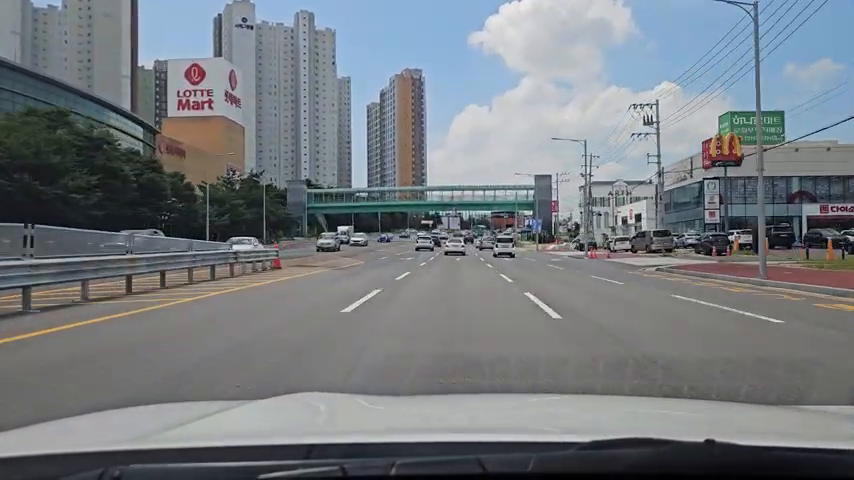
#> input picture frame 26 of 0720 Pitch/sample_38_short.mp4, 854 x 480 px
$ python create_phase2_video.py
#> lines starting #> are read from the running program, lines starting #| are printed output that depends on the picture; after the words box and inside, x2 and y2 are one past the last pixel; in counts of white or black regions, pixels touching at a corner belong together; pictures that were not available may be replaced by others from this repository, and a replacement may not be noted
import cv2
import numpy as np
import sys

orig_path = "../0720 Pitch/sample_38_short.mp4"
coc_path = "step1_coc_bokeh_85mm.mp4"
sam_path = "step2_cinematic_sam3.mp4"
out_path = "phase2_video_comparison.mp4"

cap1 = cv2.VideoCapture(orig_path)
cap2 = cv2.VideoCapture(coc_path)
cap3 = cv2.VideoCapture(sam_path)

fps = cap1.get(cv2.CAP_PROP_FPS)
w = int(cap1.get(cv2.CAP_PROP_FRAME_WIDTH))
h = int(cap1.get(cv2.CAP_PROP_FRAME_HEIGHT))
total = int(cap1.get(cv2.CAP_PROP_FRAME_COUNT))

fourcc = cv2.VideoWriter_fourcc(*'mp4v')
out = cv2.VideoWriter(out_path, fourcc, fps, (w * 3, h))

print(f"비교 영상 렌더링 시작... (총 {total} 프레임)")

font = cv2.FONT_HERSHEY_SIMPLEX
idx = 0
while True:
    ret1, f1 = cap1.read()
#> f1 is the input picture: shape (480, 854, 3); mean B, G, R 128.2, 123.2, 117.6
    ret2, f2 = cap2.read()
    ret3, f3 = cap3.read()

    if not (ret1 and ret2 and ret3):
        break

    idx += 1

    cv2.putText(f1, 'ORIGINAL', (10, 40), font, 1.0, (255,255,255), 2)
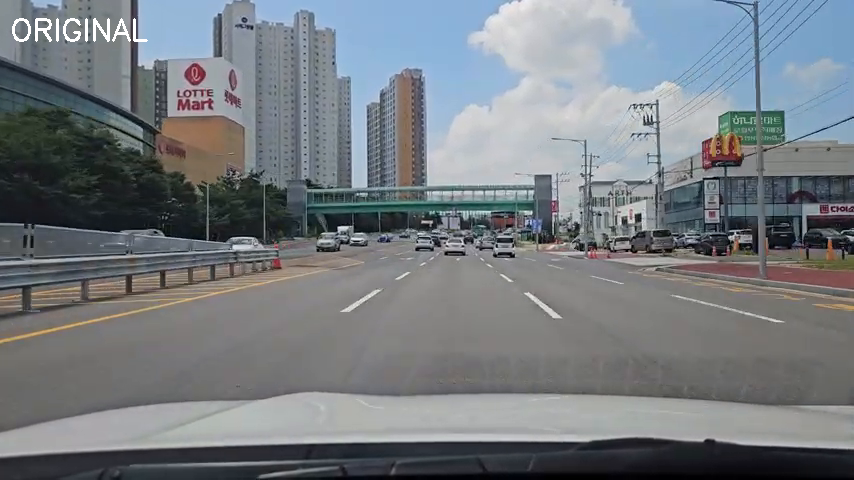
#> f1: shape (480, 854, 3); 0.28% of pixels changed, all inside (x1, y1, x2, y2) = (12, 18, 148, 42)
    cv2.putText(f2, 'CoC ONLY (Phase 1)', (10, 40), font, 0.8, (100,255,100), 2)
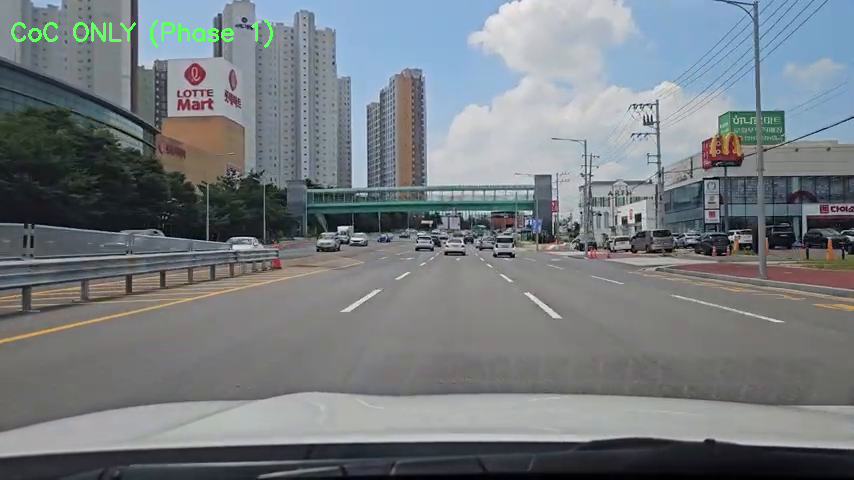
#> f2: shape (480, 854, 3); 0.4% of pixels changed, all inside (x1, y1, x2, y2) = (11, 19, 273, 48)
    cv2.putText(f3, 'SAM + CoC (Phase 2)', (10, 40), font, 0.8, (100,200,255), 2)
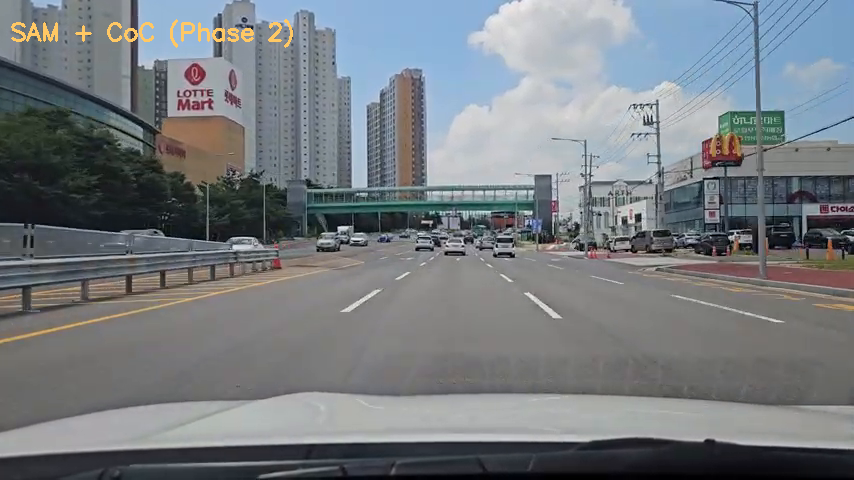
#> f3: shape (480, 854, 3); 0.43% of pixels changed, all inside (x1, y1, x2, y2) = (11, 19, 293, 48)

    combined = np.hstack([f1, f2, f3])
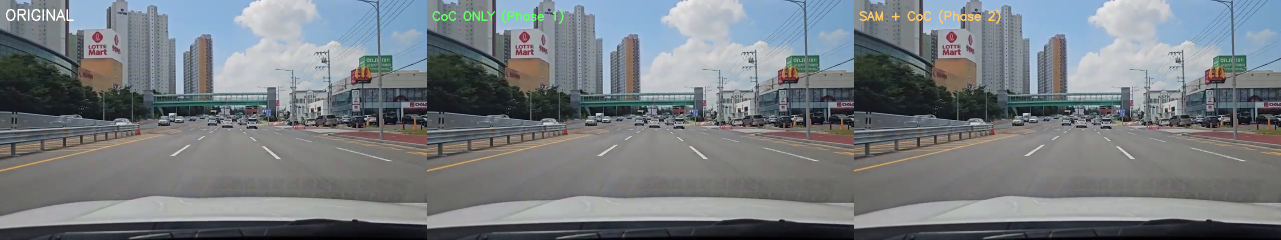
#> combined: shape (480, 2562, 3) (shown at 1/2 size); mean B, G, R 128.1, 123.5, 117.9
    out.write(combined)
    sys.stdout.write(f"\r  Frame {idx}/{total} ({idx/total*100:.0f}%)")
    sys.stdout.flush()

cap1.release()
cap2.release()
cap3.release()
out.release()
print(f"\n✅ 완료! 출력 파일: {out_path}")

$ run again, starting later in the video
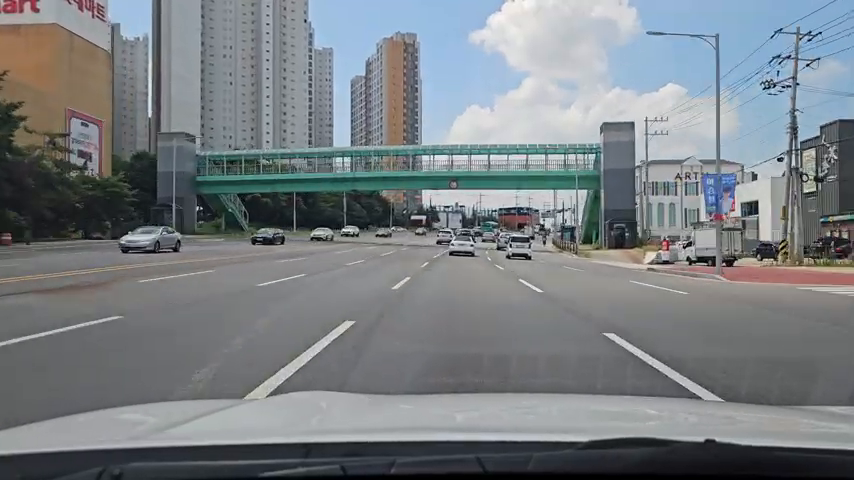
#> input picture frame 120 of 0720 Pitch/sample_38_short.mp4, 854 x 480 px
#> f1 is the input picture: shape (480, 854, 3); mean B, G, R 131.2, 127, 121.3
#> f1: shape (480, 854, 3); 0.28% of pixels changed, all inside (x1, y1, x2, y2) = (12, 18, 148, 42)
#> f2: shape (480, 854, 3); 0.4% of pixels changed, all inside (x1, y1, x2, y2) = (11, 19, 273, 48)
#> `cv2.putText(f3, 'SAM + CoC (Phase 2)', (10, 40), font, 0.8, (100,200,2..`:
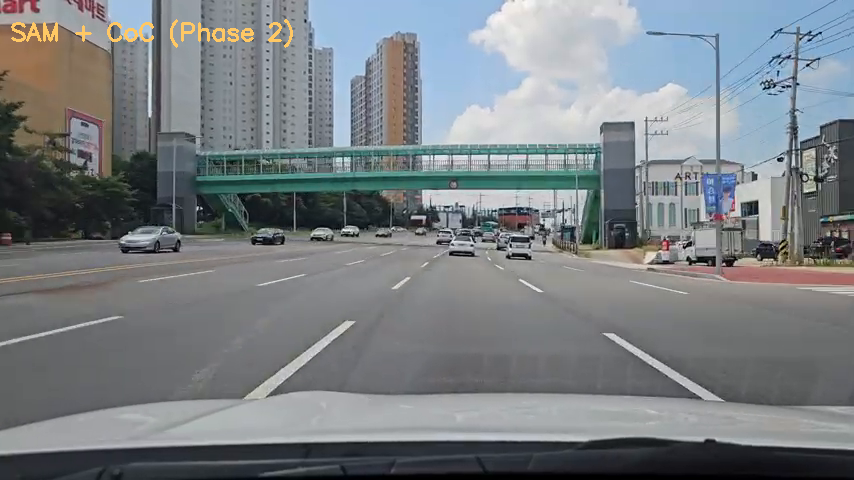
#> f3: shape (480, 854, 3); 0.43% of pixels changed, all inside (x1, y1, x2, y2) = (11, 19, 293, 48)
#> `combined = np.hstack([f1, f2, f3])`:
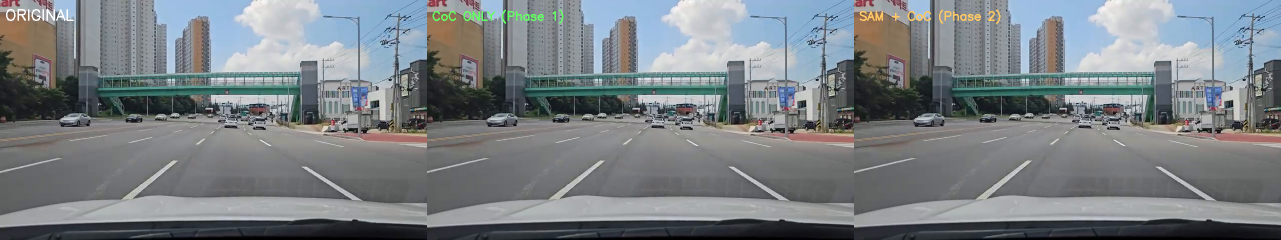
#> combined: shape (480, 2562, 3) (shown at 1/2 size); mean B, G, R 131.2, 127.3, 121.5
